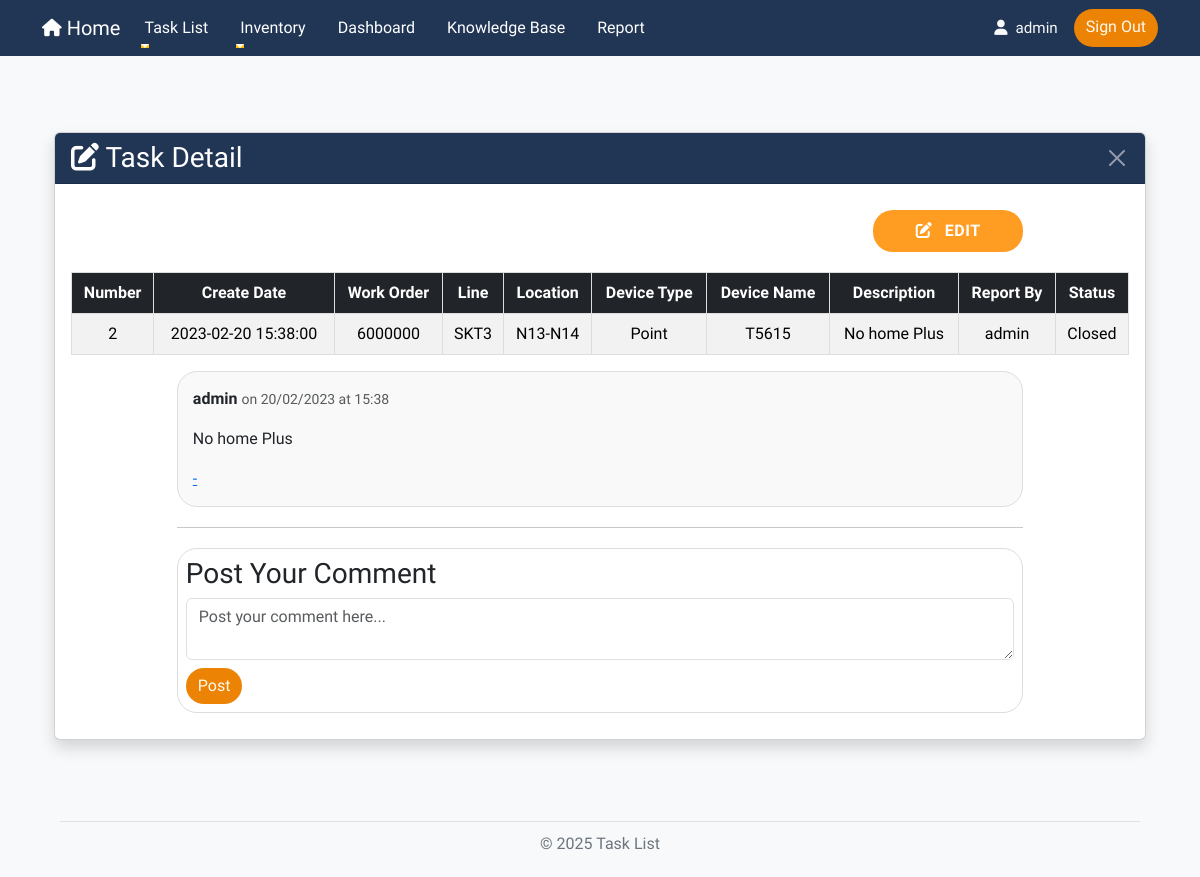
The app's page /work/worknumber/2 (signed in) with its own data.
### app/models/User.py (models this page shows, shortened)
class User(UserMixin, db.Model):
    id = db.Column(db.Integer, primary_key=True)
    username = db.Column(db.String(50), unique=True, nullable=False)
    password = db.Column(db.String(255), nullable=False)
    role = db.Column(db.String(20), nullable=False)

### app/models/Work.py (models this page shows, shortened)
class Work(db.Model):
    number = db.Column(db.Integer, primary_key=True, autoincrement=True)  # เลข 6 หลัก รันอัตโนมัติ
    create_date = db.Column(db.DateTime, default=now_utc)  # วันที่และเวลา สร้างอัตโนมัติ
    work_order = db.Column(db.String(50), nullable=False)          # Work Order
    line_id = db.Column(db.Integer, db.ForeignKey('line.id'), nullable=True)
    location_id = db.Column(db.Integer, db.ForeignKey('location.id'), nullable=True)
    device_type_id = db.Column(db.Integer, db.ForeignKey('device_type.id'), nullable=True)
    device_name_id = db.Column(db.Integer, db.ForeignKey('device_name.id'), nullable=True)
    description = db.Column(db.Text, nullable=False)               # รายละเอียด
    report_by = db.Column(db.String(50), nullable=False)           # ผู้รายงาน
    status = db.Column(db.String(20), nullable=False, default="open")  # สถานะ (ค่าเริ่มต้น: open)
    link = db.Column(db.String(255), nullable=True)           # URL ของไฟล์
    cause_id = db.Column(db.Integer, db.ForeignKey('cause.id'), nullable=True)  # ForeignKey เชื่อมกับ Cause
    point_casedetail_id = db.Column(db.Integer, db.ForeignKey('point_case_detail.id'), nullable=True)  # ForeignKey เชื่อมกับ PointCaseDetail
    line = db.relationship('Line', backref='works')
    location = db.relationship('Location', backref='works')
    device_type = db.relationship('DeviceType', backref='works')
    device_name = db.relationship('DeviceName', backref='works')
    cause = db.relationship('Cause', backref='works')
    point_casedetail = db.relationship('PointCaseDetail', backref='works')

### app/models/Line.py (models this page shows, shortened)
class Line(db.Model):
    id = db.Column(db.Integer, primary_key=True)
    name = db.Column(db.String(50), nullable=False, unique=True)

### app/models/Location.py (models this page shows, shortened)
class Location(db.Model):
    id = db.Column(db.Integer, primary_key=True)
    name = db.Column(db.String(50), nullable=False)
    line_id = db.Column(db.Integer, db.ForeignKey('line.id'), nullable=False)
    line = db.relationship('Line', backref=db.backref('locations', lazy=True))

### app/models/DeviceType.py (models this page shows, shortened)
class DeviceType(db.Model):
    id = db.Column(db.Integer, primary_key=True)
    name = db.Column(db.String(50), nullable=False)
    line_id = db.Column(db.Integer, db.ForeignKey('line.id'), nullable=False)
    line = db.relationship('Line', backref=db.backref('device_types', lazy=True))

### app/models/DeviceName.py (models this page shows, shortened)
class DeviceName(db.Model):
    id = db.Column(db.Integer, primary_key=True)
    name = db.Column(db.String(100), nullable=False)
    device_type_id = db.Column(db.Integer, db.ForeignKey('device_type.id'), nullable=False)
    location_id = db.Column(db.Integer, db.ForeignKey('location.id'), nullable=False)
    device_type = db.relationship('DeviceType', backref=db.backref('device_names', lazy=True))
    location = db.relationship('Location', backref=db.backref('device_names', lazy=True))
    bound = db.Column(db.String(100), nullable=True)
    inandout = db.Column(db.String(100), nullable=True)
    serial_number = db.Column(db.String(100), nullable=True)
    ip_address = db.Column(db.String(45), nullable=True)
    mac_address = db.Column(db.String(17), nullable=True)
    channel = db.Column(db.String(50), nullable=True)
    device_role = db.Column(db.String(50), nullable=True)
    force_data = db.Column(db.String(50), nullable=True)
    vac_white = db.Column(db.String(50), nullable=True)
    current_white = db.Column(db.String(50), nullable=True)
    vac_red = db.Column(db.String(50), nullable=True)
    current_red = db.Column(db.String(50), nullable=True)
    vac_yellow = db.Column(db.String(50), nullable=True)
    current_yellow = db.Column(db.String(50), nullable=True)
    f1_f2 = db.Column(db.String(50), nullable=True)
    red_module = db.Column(db.String(50), nullable=True)
    white_module = db.Column(db.String(50), nullable=True)
    yellow_module = db.Column(db.String(50), nullable=True)

### app/work/routes.py (the view, shortened to what this page needs)
@work_bp.route('/worknumber/<int:number>', methods=['GET', 'POST'])
@login_required
def work_detail(number):
    works = Work.query.get(number)
    if not works:
        abort(404)
    line = works.line
    location = works.location
    device_type = works.device_type
    device_name = works.device_name
    form = CommentForm()
    comments = Comment.query.filter_by(work_id=number).order_by(Comment.timestamp.desc()).all()
    return render_template(
        "work_detail.html",
        works=works,
        line=line,
        location=location,
        device_type=device_type,
        device_name=device_name,
        form=form,
        comments=comments
    )

### app/work/forms.py
class CommentForm(FlaskForm):
    comment = TextAreaField('Comment', validators=[DataRequired()])
    pdf_url = StringField('PDF URL')
    image = FileField('Image', validators=[FileAllowed(['jpg', 'png', 'jpeg'], 'Only images are allowed!')])
    submit = SubmitField('Post')

### app/work/templates/work/work_detail.html (shortened to what this page needs)
{% extends "layout.html" %}
{% import "bootstrap/wtf.html" as wtf %}
{% block content %}
<div class="container my-2">
  <div class="container py-5">
    <div class="card shadow">
      <div class="card-header custom-edit-header text-white d-flex justify-content-between align-items-center">
        <h3 class="mb-0">
          <i class="fa-solid fa-pen-to-square"></i> Task Detail
        </h3>
        <a href="{{ url_for('main.index') }}" class="btn-close btn-close-white" aria-label="Close"></a>
      </div>
      <div class="card-body">
        <div class="edit-btn-container mb-3">
          <a href="{{ url_for('work.edit', number=works.number) }}" class="btn custom-edit-btn" style="width: 150px;">
            <i class="fa-solid fa-pen-to-square"></i> Edit
          </a>
        </div>
        <div class="table-responsive-lg mb-3">
          <table class="table table-striped">
            <thead class="table-dark">
              <tr>
                <th>Number</th>
                <th>Create Date</th>
                <th>Work Order</th>
                <th>Line</th>
                <th>Location</th>
                <th>Device Type</th>
                <th>Device Name</th>
                <th>Description</th>
                <th>Report By</th>
                <th>Status</th>
              </tr>
            </thead>
            <tbody>
              <tr>
                <td class="wrap-text">{{ works.number }}</td>
                <td class="wrap-text">{{ works.create_date }}</td>
                <td class="wrap-text">{{ works.work_order }}</td>
                <td class="wrap-text">{{ works.line.name if line else '-' }}</td>
                <td class="wrap-text">{{ works.location.name if location else '-' }}</td>
                <td class="wrap-text">{{ works.device_type.name if device_type else '-' }}</td>
                <td class="wrap-text">{{ works.device_name.name if device_name else '-' }}</td>
                <td class="wrap-text">{{ works.description }}</td>
                <td class="wrap-text">{{ works.report_by }}</td>
                <td class="wrap-text">{{ works.status }}</td>
              </tr>
            </tbody>
          </table>
        </div>
        <div class="comment-card mb-3">
          <p>
            <strong>{{ works.report_by }}</strong>
            <small class="text-muted">
              on {{ works.create_date.strftime('%d/%m/%Y at %H:%M') }}
            </small>
          </p>
          <p>{{ works.description }}</p>
          <a href="{{ works.link }}" target="_blank">{{ works.link }}</a>
        </div>
        <hr>
        <div class="comment-box">
          <h3>Post Your Comment</h3>
          <form method="POST" action="{{ url_for('work.work_detail', number=works.number) }}" enctype="multipart/form-data" novalidate>
            <div class="form-group">
              {{ form.comment(class="form-control", id="comment", placeholder="Post your comment here...") }}
            </div>
            <div class="form-group mt-2">
              {{ form.submit(class="btn btn-primary custom-login-btn") }}
            </div>
          </form>
        </div>
      </div>
    </div>
  </div>
</div>
{% endblock content %}

### app/templates/layout.html (shortened to what this page needs)
<!DOCTYPE html>
<html lang="en">
<head>
    <link href="https://cdn.jsdelivr.net/npm/bootstrap@5.3.3/dist/css/bootstrap.min.css" rel="stylesheet">
    <link rel="stylesheet" href="https://cdnjs.cloudflare.com/ajax/libs/font-awesome/6.0.0-beta3/css/all.min.css">
    <link rel="stylesheet" href="{{ url_for('static', filename='/style.css') }}">
	<link href="https://unpkg.com/boxicons@latest/css/boxicons.min.css" rel="stylesheet">
</head>
<body>
	<nav class="navbar navbar-expand-lg navbar-dark sticky-top" id="custom-navbar">
		<div class="container">
			<a class="navbar-brand" href="/"><i class="fa-solid fa-house fa-sm"></i> Home</a>
			<div class="collapse navbar-collapse" id="navbarNav">
				<ul class="navbar-nav me-auto">
					<li class="nav-item dropdown">
						<a class="nav-link dropdown-toggle" href="/" id="navbarDropdown" role="button" data-bs-toggle="dropdown" aria-expanded="false">
							Task List
						</a>
					</li>
					<li class="nav-item dropdown">
						<a class="nav-link dropdown-toggle" href="/" id="navbarDropdown" role="button" data-bs-toggle="dropdown" aria-expanded="false">
							Inventory
						</a>
					</li>
					<li class="nav-item">
						<a class="nav-link" href="{{ url_for('dashboard.dashboard') }}">
							Dashboard
						</a>
					</li>
					<li class="nav-item">
						<a class="nav-link" href="{{ url_for('knowledge_base.main') }}">
							Knowledge Base
						</a>
					</li>
					<li class="nav-item">
						<a class="nav-link" href="{{ url_for('report.main') }}">
							Report
						</a>
					</li>
				</ul>
				<ul class="navbar-nav ms-auto">
					{% if current_user.is_authenticated %}
						<span class="navbar-text text-light me-3 navbar-text"><i class="fa-solid fa-user"></i> {{ current_user.username }}</span>
						<a class="custom-login-btn" href="{{ url_for('auth.logout') }}">Sign Out</a>
					{% else %}
						<a class="custom-login-btn" href="{{ url_for('auth.login') }}">Sign In</a>
					{% endif %}
				</ul>
			</div>
		</div>
	</nav>
     <main id="main-content">
        {% block content %}
        {% endblock %}
    </main>
	<footer>
		<div class="footer-line"></div>
		<p class="footer-text">© 2025 Task List</p>
	</footer>
</body>
</html>

### app/static/style.css (style rules this page uses)
body { font-family: 'Ubuntu', sans-serif; background-color: #f8f9fa; color: #343a40; margin: 0; padding: 0; }
#custom-navbar { background-color: #213555; }
#custom-navbar .nav-link { color: #ffffff; }
main { flex: 1; padding: 20px; }
footer { padding: 5px 0; }
.footer-line { border-top: 1px solid #dee2e6; width: 90%; margin: 0 auto; }
.footer-text { text-align: center; margin-top: 10px; color: #6c757d; }
.navbar-text { display: flex; align-items: center; margin-right: 1rem; font-weight: 500; font-size: 0.95rem; }
.navbar-text i { margin-right: 8px; }
.custom-login-btn { background-color: #EC8305; color: #FFFAEC; border: none; padding: 6px 12px; border-radius: 1.25rem; text-align: center; text-decoration: none; display: inline-block; font-size: 16px; font-weight: 500; }
.custom-edit-header { background-color: #213555; color: white; }
table { width: 100%; margin: 20px auto; max-width: 100%; border-collapse: collapse; }
th, td { border: 1px solid #ddd; padding: 8px; text-align: center; }
th { background-color: #f4f4f4; }
.comment-box { width: 80%; margin: 10px auto; padding: 8px; border: 1px solid #ddd; border-radius: 1.25rem; box-sizing: border-box; background-color: white; }
.comment-card { width: 80%; margin: 10px auto; padding: 15px; border: 1px solid #ddd; border-radius: 1.25rem; background-color: #f9f9f9; }
hr { width: 80%; display: block; margin: 20px auto; }
.edit-btn-container { width: 80%; margin: 0 auto 20px auto; text-align: right; }
.wrap-text { white-space: normal; overflow-wrap: break-word; max-width: 300px; }
.custom-edit-btn { background-color: #FF9D23; color: #fff; font-size: 16px; padding: 8px 20px; height: auto; border: 1px solid transparent; border-radius: 1.25rem; font-weight: 600; letter-spacing: 0.5px; text-transform: uppercase; margin-top: 10px; cursor: pointer; align-items: center; }
.custom-edit-btn i { margin-right: 8px; }
html, body { height: 100%; margin: 0; }
.navbar-nav .nav-link { position: relative; transition: color 0.3s ease; margin-right: 1rem; }
.navbar-nav .nav-link::after { content: ''; position: absolute; bottom: 0; left: 0; height: 2px; width: 0%; background-color: #ffc107; transition: width 0.3s ease; }
html { scroll-behavior: smooth; }

### app/templates/layout.html (style rules this page uses)
body { display: flex; flex-direction: column; min-height: 100vh; }
main { flex-grow: 1; padding: 20px; opacity: 0; }
footer { flex-shrink: 0; }
.fade-in { animation: fadeIn 0.5s ease-in-out forwards; }
.navbar-nav .nav-link { padding-left: 12px; padding-right: 12px; }

### records on screen
User: username "admin"
Work: number "2", create_date "2023-02-20 15:38:00", work_order "6000000", description "No home Plus", report_by "admin", status "Closed", create_date "20/02/2023 at 15:38", link "-"
Line: line "SKT3"
Location: location "N13-N14"
DeviceType: device_type "Point"
DeviceName: device_name "T5615"
